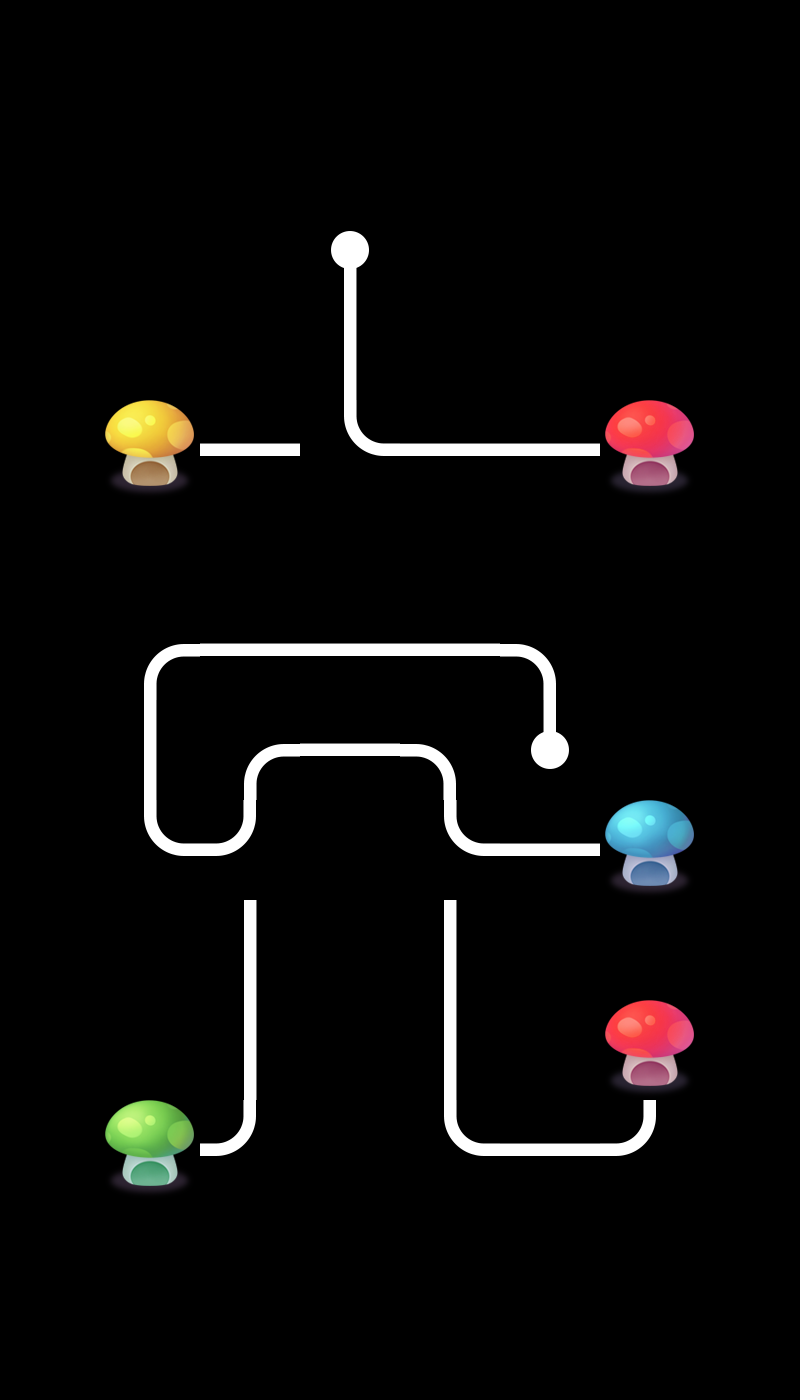

This game map was drawn from its Tiled (.tmx) file and the tilesets committed beside it. A one-line description and the trimmed map source follow:
An orthogonal 8x14 tile map with 100x100 px tiles, 2 tile layers (layer0, layer1), 2 tilesets and 3 objects.

<map version="1.0" orientation="orthogonal" renderorder="right-down" width="8" height="14" tilewidth="100" tileheight="100" nextobjectid="4">
 <tileset firstgid="1" name="tiled" tilewidth="100" tileheight="100">
  <image source="tiled.png" width="500" height="400" />
 </tileset>
 <tileset firstgid="21" name="tiled" tilewidth="100" tileheight="100">
  <image source="tiled.png" width="500" height="400" />
 </tileset>
 <layer name="layer0" width="8" height="14">
  <data>[112 cells, 25 non-empty, 10 distinct tile ids]</data>
 </layer>
 <layer name="layer1" width="8" height="14">
  <data>[112 cells, 8 non-empty, 6 distinct tile ids]</data>
 </layer>
 <objectgroup name="object1">
  <object id="1" x="218.182" y="818.182" width="57.5758" height="54.5455">
   <properties>
    <property name="id" value="0" />
   </properties>
  </object>
  <object id="2" x="412.121" y="821.212" width="63.6364" height="51.5152">
   <properties>
    <property name="id" value="1" />
   </properties>
  </object>
  <object id="3" x="324.242" y="424.242" width="54.5455" height="51.5152">
   <properties>
    <property name="id" value="2" />
   </properties>
  </object>
 </objectgroup>
</map>
